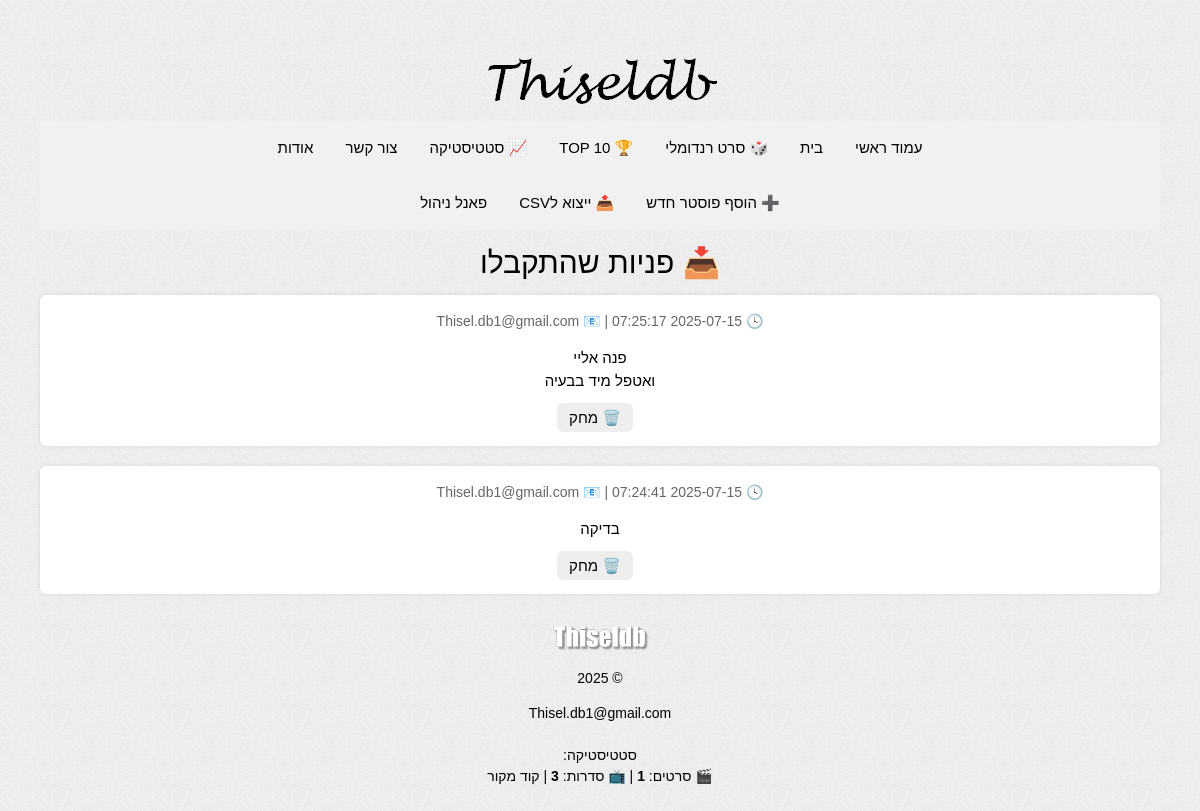
The page /manage_contacts.php on the database its author committed.
### tables this page shows
CREATE TABLE `contact_requests` (
  `id` int(11) NOT NULL,
  `email` varchar(255) DEFAULT NULL,
  `message` text DEFAULT NULL,
  `created_at` timestamp NULL DEFAULT current_timestamp()
);

### manage_contacts.php (the view, shortened to what this page needs)
<?php include 'header.php'; ?>
<?php
$conn = new mysqli('localhost', 'root', '123456', 'media');
$res = $conn->query("SELECT * FROM contact_requests ORDER BY created_at DESC");
?>
<!DOCTYPE html>
<html lang="he" dir="rtl">
<head>
</head>
<body>
<h2>📥 פניות שהתקבלו</h2>
<?php if ($res && $res->num_rows > 0): while ($row = $res->fetch_assoc()): ?>
  <div class="entry">
    <div class="info">
      🕓 <?= htmlspecialchars($row['created_at']) ?> |
      📧 <?= htmlspecialchars($row['email']) ?>
    </div>
    <p><?= nl2br(htmlspecialchars($row['message'])) ?></p>
    <a href="manage_contacts.php?delete=<?= $row['id'] ?>" class="btn" onclick="return confirm('למחוק את הפנייה?')">🗑️ מחק</a>
  </div>
<?php endwhile; else: ?>
  <p>אין פניות להצגה.</p>
<?php endif; ?>
</body>
</html>
<?php include 'footer.php'; ?>

### style.css (style rules this page uses)
* { font-family: Arial !important; }
a { color: #2d89ef !important;text-decoration: none !important }
body { background-image: url("images/pattern.png") !important; font-family: Arial, sans-serif; }
a { color:black !important; }
.rtl { direction: rtl !important; }

### w3.css (style rules this page uses)
html { box-sizing:border-box }
*,*:before,*:after { box-sizing:inherit }
html { -ms-text-size-adjust:100%;-webkit-text-size-adjust:100% }
body { margin:0 }
a { background-color:transparent }
html,body { font-family:Verdana,sans-serif;font-size:15px;line-height:1.5 }
html { overflow-x:hidden }
h2 { font-size:30px }
h1,h2,h3,h4,h5,h6 { font-family:"Segoe UI",Arial,sans-serif;font-weight:400;margin:10px 0 }
a { color:inherit }

### manage_contacts.php (style rules this page uses)
body { font-family: Arial; background:#f0f0f0; padding:40px; direction:rtl; }
.entry { background:#fff; padding:16px; margin-bottom:20px; border-radius:6px; box-shadow:0 0 4px rgba(0,0,0,0.1); }
.info { color:#666; font-size:14px; margin-bottom:10px; }
a.btn { padding:6px 12px; background:#eee; border-radius:6px; text-decoration:none; margin-right:10px; }

### rows shown on the page
contact_requests: created_at "2025-07-15 07:25:17", email "Thisel.db1@gmail.com", message "פנה אליי ואטפל מיד בבעיה"
contact_requests: created_at "2025-07-15 07:24:41", email "Thisel.db1@gmail.com", message "בדיקה"

### other values the page prints
$label "עמוד ראשי"
$label "בית"
$label "🎲 סרט רנדומלי"
$label "🏆 TOP 10"
$label "📈 סטטיסטיקה"
$label "צור קשר"
$label "אודות"
$label "➕ הוסף פוסטר חדש"
$label "📤 ייצוא לCSV"
$label "פאנל ניהול"
$count_movies "1"
$count_series "3"
